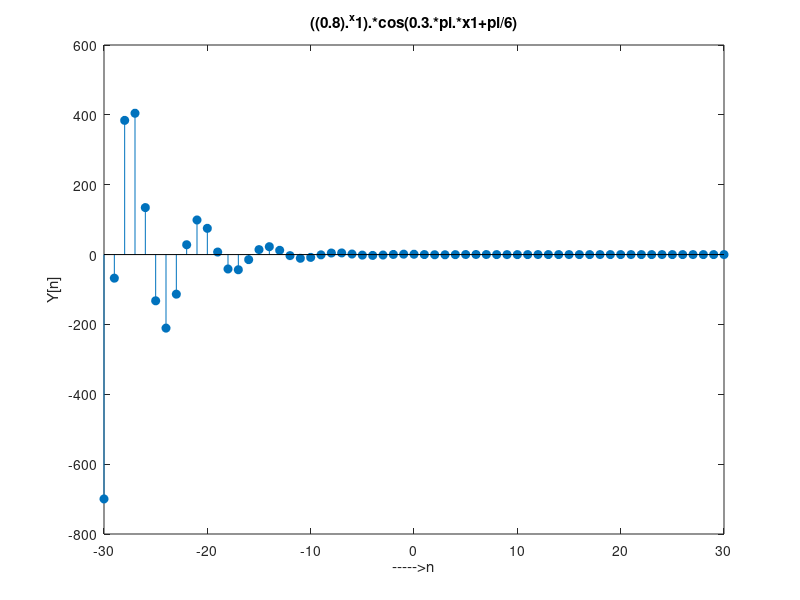
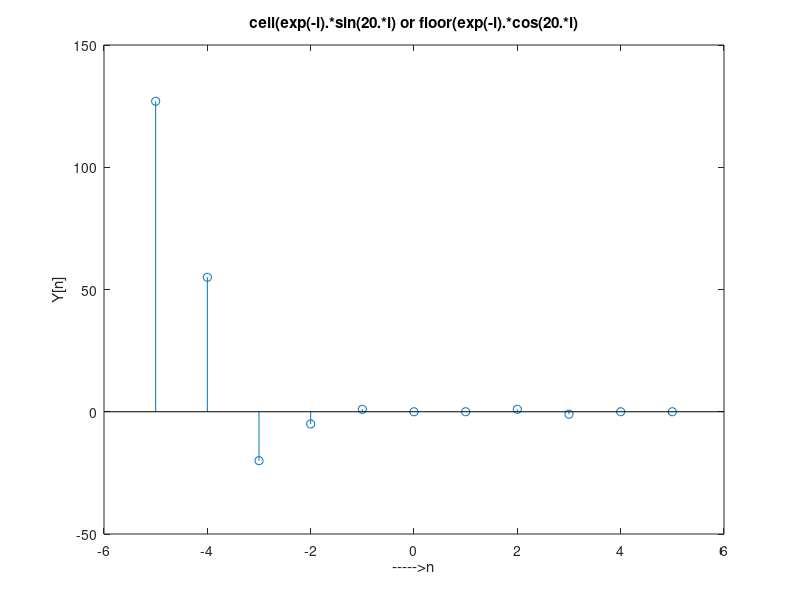
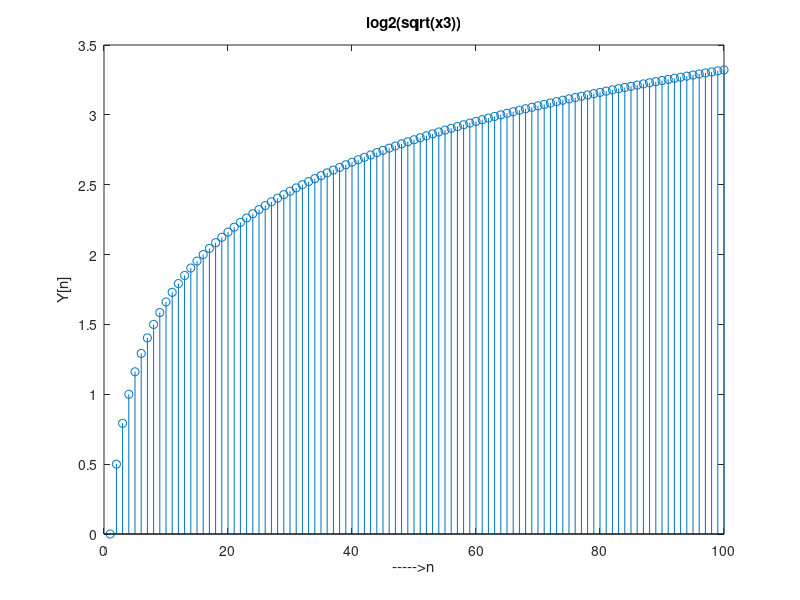
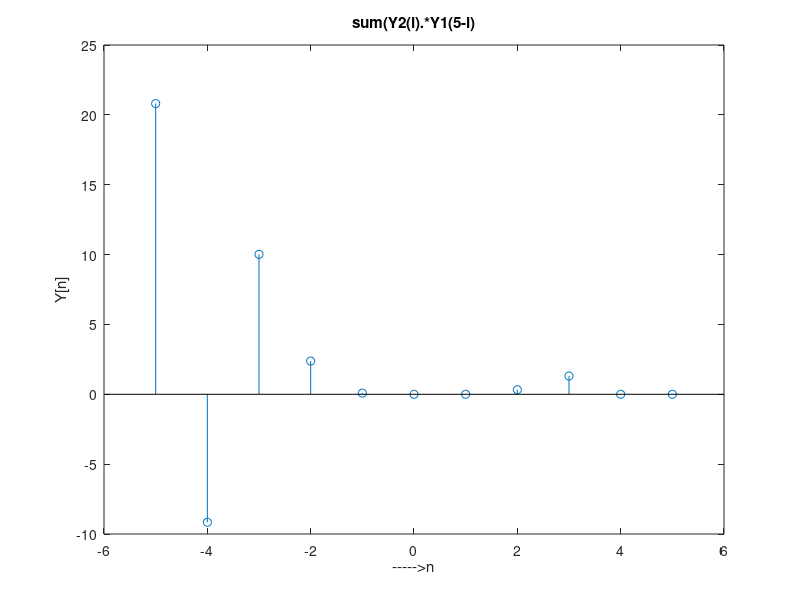

Write MATLAB code to recreate these figures, in order. (Note: this script raises an error after producing the figures.)
figure
x1=-30:30; %% set x for use
Y1=((0.8).^x1).*cos(0.3.*pi.*x1+pi/6); %% find function values
stem(x1,Y1,'filled') %%draw function 
title("((0.8).^x1).*cos(0.3.*pi.*x1+pi/6)");
ylabel('Y[n]');
xlabel('----->n');
%%%%%%%%%%%%%%%%%%%%%%%%%%%%%%%%%%%%%%%%%%%%%%%%%%%%%%%%%%%%%%%%%%%%%%%%
figure 
x2=-5:5;  %% set x for use
for i=-5:1:5
    if(mod(i,2)==0) %% set value for y[n] if n=2k
        Y2(6+i)=ceil(exp(-i).*sin(20.*i));
    end
    if(mod(i,2)==1) %% set value for y[n] if n=2k+1
        Y2(6+i)=floor(exp(-i).*cos(20.*i));
    end
end
stem(x2,Y2) %% draw y[n]
title("ceil(exp(-i).*sin(20.*i) or floor(exp(-i).*cos(20.*i)");
ylabel('Y[n]');
xlabel('----->n');
%%%%%%%%%%%%%%%%%%%%%%%%%%%%%%%%%%%%%%%%%%%%%%%%%%%%%%%%%%%%%%%%%%%%%%%%
figure
x3=1:100;
Y3=log2(sqrt(x3));
stem(x3,Y3)
title("log2(sqrt(x3))");
ylabel('Y[n]');
xlabel('----->n');
%%%%%%%%%%%%%%%%%%%%%%%%%%%%%%%%%%%%%%%%%%%%%%%%%%%%%%%%%%%%%%%%%%%%%%%%
figure
x4= -5:5;
for ii=1:11 %% sigma summation
    YY4(ii)=Y2(ii).*Y1(37-ii); %% set function value notice that y[5] in array equals to Y1[37]
end
stem(x4,YY4)
title("sum(Y2(i).*Y1(5-i)");
ylabel('Y[n]');
xlabel('----->n');
%%%%%%%%%%%%%%%%%%%%%%%%%%%%%%%%%%%%%%%%%%%%%%%%%%%%%%%%%%%%%%%%%%%%%%%%
A=1;   %% mean
x5=1:1000; %% to set array of random 
B=sqrt(5); %% sqrt of var
Y5=B.*randn(1000,1)+A; %%%% plus A for change mean to A and *B for set var
figure
plot(x5,Y5)
title("random points with mean=1 and var=5");
ylabel('Y[n]');
xlabel('each point in n ');
%%%%%%%%%%%%%%%%%%%%%%%%%%%%%%%%%%%%%%%%%%%%%%%%%%%%%%%%%%%%%%%%%%%%%%%%%
Y6= @(t) sin(t).*heaviside(t).*exp(-t); %% define function y(t) by t parameter
t=linspace(-10,10,3001); %% sampling t in [-10,10] (3000 points)
figure
plot(t,Y6(t))
title("sin(t).*heaviside(t).*exp(-t)");
ylabel('Y[n]');
xlabel('----->n');
%%%%%%%%%%%%%%%%%%%%%%%%%%%%%%%%%%%%%%%%%%%%%%%%%%%%%%%%%%%%%%%%%%%%%%%%%
Y7= @(t2) sin(3.*t2)+0.1.*cos(100.*t2); %%define function y(t) by t
t2=linspace(-20,20,1001); %% sampling t in [-20,20] (1000 points)
figure
plot(t2,Y7(t2))
title("sin(3.*t)+0.1.*cos(100.*t)");
ylabel('Y[n]');
xlabel('----->n');
%%%%%%%%%%%%%%%%%%%%%%%%%%%%%%%%%%%%%%%%%%%%%%%%%%%%%%%%%%%%%%%%%%%%%%%%%
figure
t3=linspace(-0.4,0.4,1001);
Y8=cos(10.*t3)+1i*sin(10.*pi.*t3);
Y18=real(Y8); %% find real part of function 
Y28=imag(Y8); %% find imaginary part of function
subplot(2,1,1) %% to draw two plots in one figure
plot(t3,Y18)
title("cos(10.*t3)");
ylabel('Y[n]');
xlabel('----->n');
subplot(2,1,2) %% to draw two plots in one figure
plot(t3,Y28)
title("sin(10.*pi.*t3)");
ylabel('Y[n]');
xlabel('----->n');
figure 
Y38=phase(Y8); %% phase function on complex funtion
Y48=angle(Y8); %% phase function on complex funtion
subplot(2,1,1)
plot(t3,Y38)
title("cos(10.*t3)+i*sin(10.*pi.*t3))");
ylabel('phase');
xlabel('----->n');
subplot(2,1,2)
plot(t3,Y48)
title("cos(10.*t3)+i*sin(10.*pi.*t3)");
ylabel('angel');
xlabel('----->n');



















